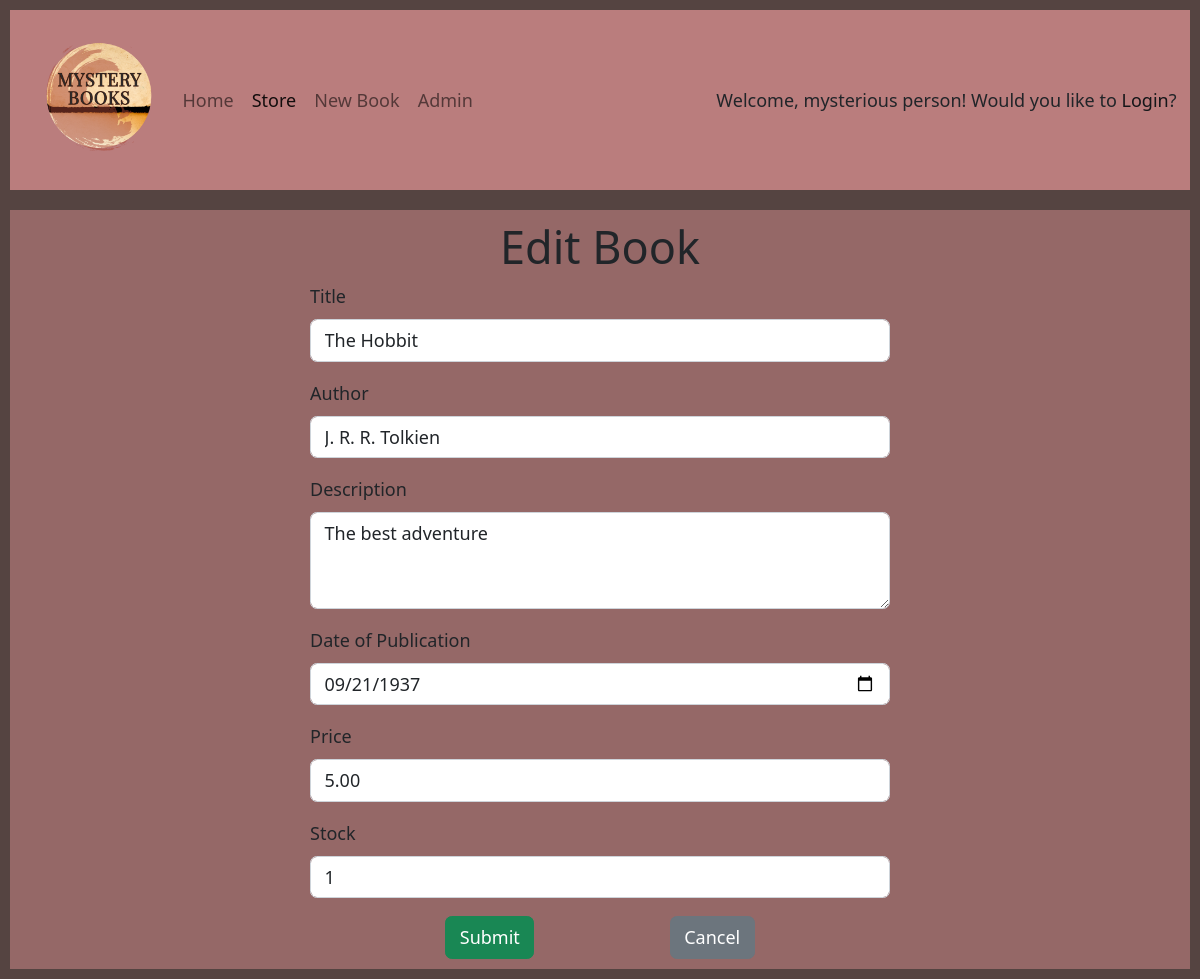
Screenshot of /store/1/edit with the database file from the repository.
### store/models.py (models this page shows)
class Book(models.Model):
    title = models.CharField(max_length=200)
    author = models.CharField(max_length=200)
    description = models.TextField()
    publish_date = models.DateField(default=datetime.date.today)
    price = models.DecimalField(decimal_places=2, max_digits=8)
    stock = models.IntegerField(default=0)

### store/views.py (the view)
# urls.py: path('store/<int:book_id>/edit', views.edit_book, name='edit_book'),
def edit_book(request, book_id):
    book = Book.objects.get(id=book_id)
    context = {
        'book_id': book.id,
        'title': 'Edit Book',
        'menu': 'store',
        'form_action': 'edit_book',
        'display_form': False,
    }
    if request.method == 'POST':
        try:
            book.title = request.POST.get('title')
            book.author = request.POST.get('author')
            book.description = request.POST.get('description')
            book.publish_date = request.POST.get('publish_date')
            book.price = request.POST.get('price')
            book.stock = request.POST.get('stock')
            book.save()
            context['success_message'] = 'Update Complete'
        except:
            context['book_title'] = request.POST.get('title')
            context['author'] = request.POST.get('author')
            context['description'] = request.POST.get('description')
            context['publish_date'] = request.POST.get('publish_date')
            context['price'] = request.POST.get('price')
            context['stock'] = request.POST.get('stock')
            context['error_message'] = 'Update Error'
            context['display_form'] = True
    else:
        context['display_form'] = True
        context['book_title'] = book.title
        context['author'] = book.author
        context['description'] = book.description
        context['publish_date'] = str(book.publish_date)
        context['price'] = book.price
        context['stock'] = book.stock
        print(context['description'])
    return render(request, 'store/book_form.html', context)

### store/templates/store/book_form.html (shortened to what this page needs)
{% extends "base.html" %}
{% block content %}
{% if display_form %}
    {% if form_action == 'edit_book' %}
    <form class="book-form" action="{% url 'edit_book' book_id %}" method="POST">
    {% else %}
    <form  class="book-form" action="{% url 'new_book' %}" method="POST">
    {% endif %}
        <div class="mb-3">
            <label for="InputTitle" class="form-label">Title</label>
            <input
                type="text"
                class="form-control"
                id="InputTitle"
                name="title"
                value="{{ book_title }}"
                required>
        </div>
        <div class="mb-3">
            <label for="InputAuthor" class="form-label">Author</label>
            <input
                type="text"
                class="form-control"
                id="InputAuthor"
                name="author"
                value="{{ author }}"
                required>
        </div>
        <div class="mb-3">
            <label for="InputDescription" class="form-label">Description</label>
            <textarea
                class="form-control"
                id="InputDescription"
                rows="3"
                name="description"
                required>{{ description }}</textarea>
        </div>
        <div class="mb-3">
            <label for="InputPublishDate" class="form-label">Date of Publication</label>
            <input
                type="date"
                class="form-control"
                id="InputPublishDate"
                name="publish_date"
                value="{{ publish_date }}"
                required>
        </div>
        <div class="mb-3">
            <label for="InputPrice" class="form-label">Price</label>
            <input
                type="number"
                min="0"
                step="0.01"
                required
                class="form-control"
                id="InputPrice"
                value="{{ price }}"
                name="price">
        </div>
        <div class="mb-3">
            <label for="InputStock" class="form-label">Stock</label>
            <input
                type="number"
                min="0"
                required
                class="form-control"
                id="InputStock"
                value="{{ stock }}"
                name="stock">
        </div>
        <div class="book-details-buttons">
            <button type="submit" class="btn btn-success">Submit</button>
            <a type="text/button" class="btn btn-secondary" role="button" href="{% url 'store' %}">Cancel
            </a>
        </div>
    </form>
{% endif %}
{% endblock %}

### store/static/base/css/styles.css (style rules this page uses)
html { font-size: 18px; margin: 0; padding: 0; box-sizing: border-box; color: #63504d; }
*, *::before, *::after { box-sizing: inherit; }
a { text-decoration: none; }
body { background-color: #554441; --bs-link-color: #141619; --bs-link-hover-color: #ddd1d2; min-width: 300px; }
.book-details-buttons { display: flex; justify-content: space-evenly; }
.book-form { max-width: 50%; margin: auto; }

### rows the page displays
Book: title "The Hobbit", author "J. R. R. Tolkien", description "The best adventure", price "5.00"

### other values shown
{{ title }} "Edit Book"
